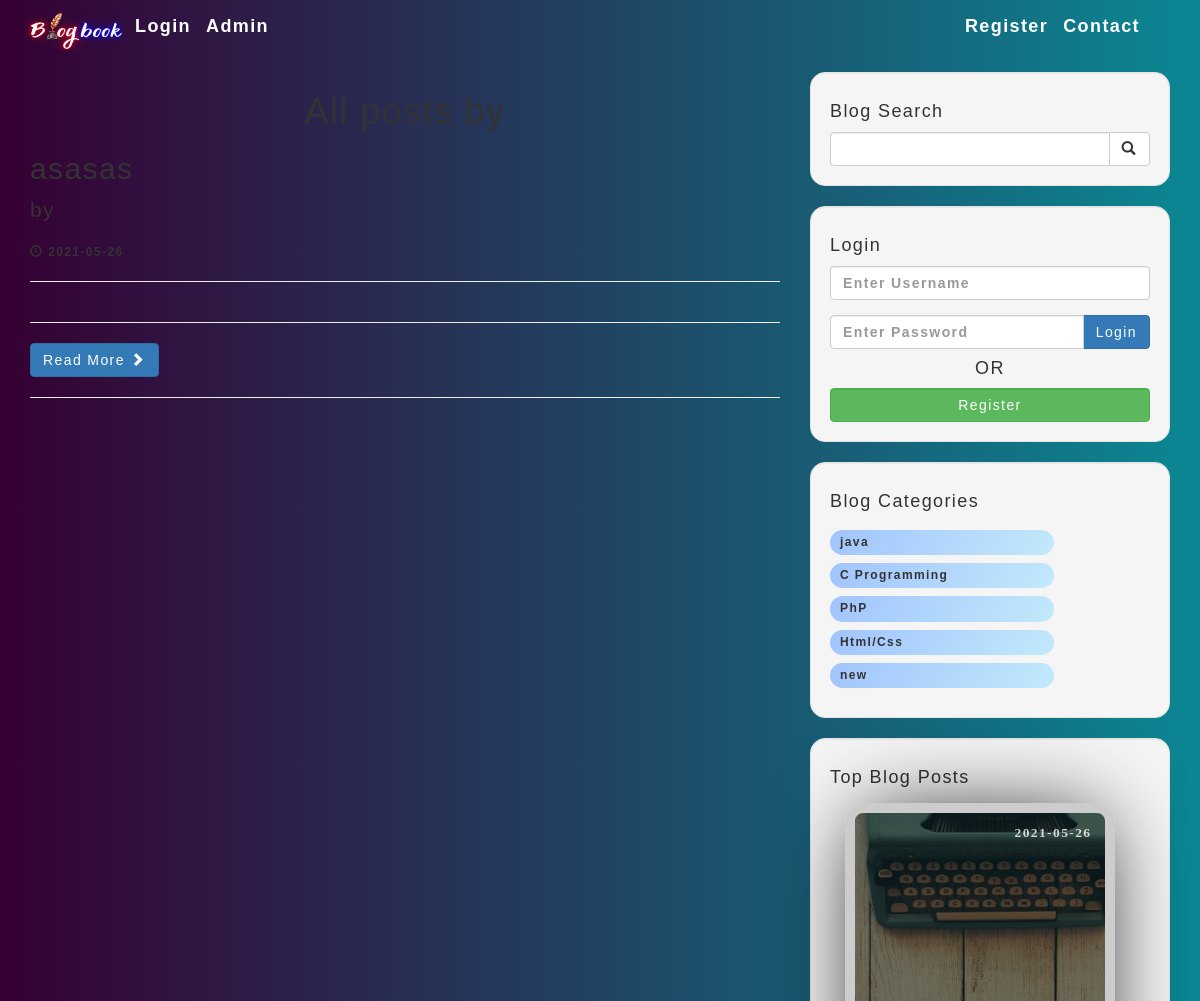
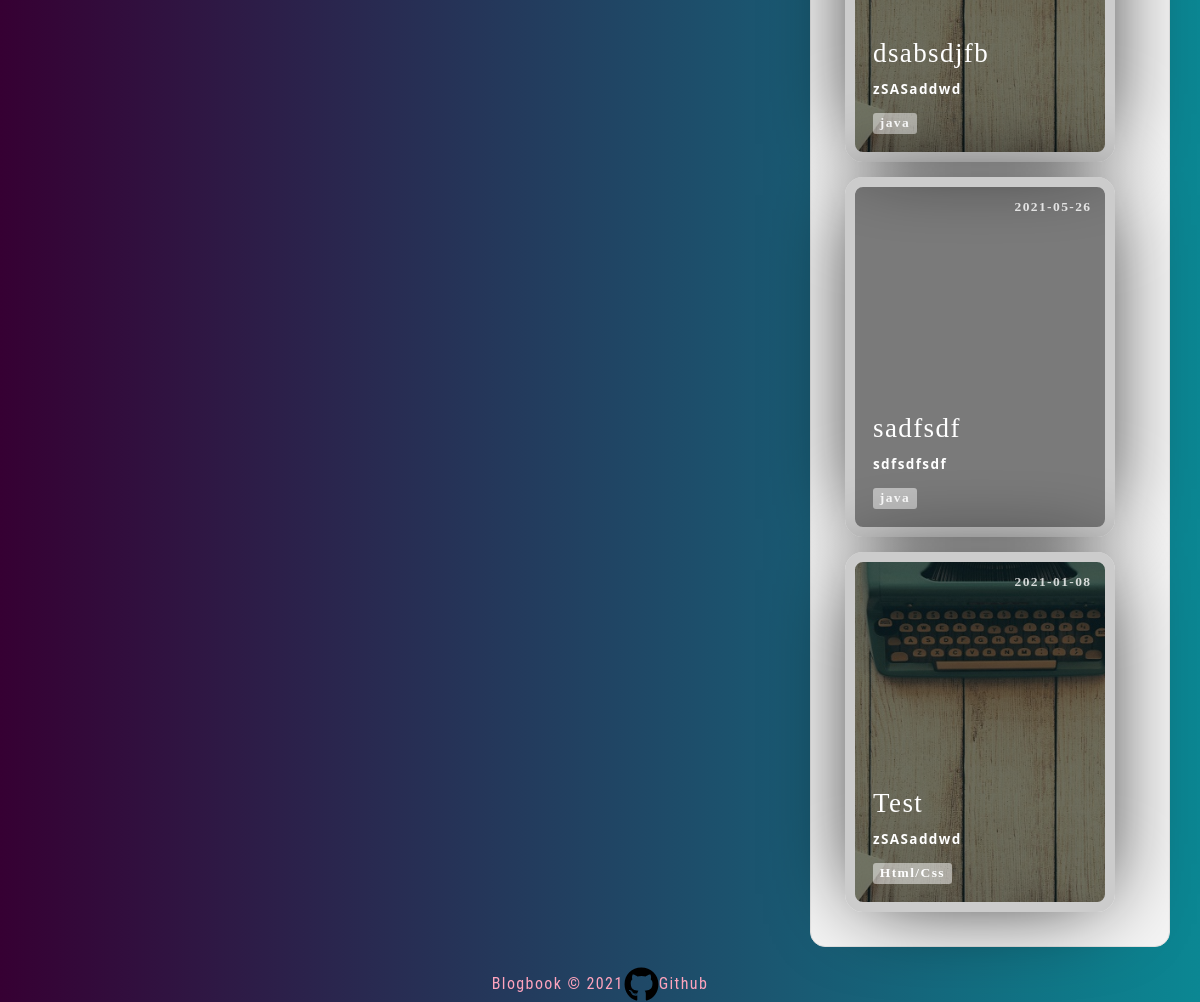
/author_posts.php, run on the app's committed database (2 pictures, top to bottom).
### tables this page shows
CREATE TABLE `posts` (
  `post_id` int(3) NOT NULL,
  `post_category_id` int(3) NOT NULL,
  `post_title` varchar(255) NOT NULL,
  `post_author` varchar(255) NOT NULL,
  `author_id` int(255) NOT NULL,
  `post_date` date NOT NULL,
  `post_image` text NOT NULL,
  `post_content` mediumtext NOT NULL,
  `post_tags` varchar(255) NOT NULL,
  `post_comment_count` int(255) NOT NULL,
  `post_status` varchar(255) NOT NULL DEFAULT 'draft',
  `post_views_count` int(255) NOT NULL
);

CREATE TABLE `categories` (
  `cat_id` int(3) NOT NULL,
  `cat_title` varchar(255) NOT NULL
);

### author_posts.php (the view, shortened to what this page needs)
<?php include "includes/db.php";?>
<?php include "includes/header.php";?>
<body>
   <?php include "includes/navigation.php"; ?>
    <div class="container">
        <div class="row">
            <div class="col-md-8">
<h1 class="text-center">All posts by <?php echo $post_author;?>  </h1>
           <?php
                $query="SELECT * FROM posts WHERE post_author='{$post_author}'";
               $select_all_posts_query=mysqli_query($connection,$query);
                    while($row=mysqli_fetch_assoc($select_all_posts_query)){
                        $post_title=$row['post_title'];
                        $post_id=$row['post_id'];
                        $post_author=$row['post_author'];
                        $post_date=$row['post_date'];
                       ?>
                <h2>
                    <a href="post.php?p_id=<?php echo $post_id;?>"><?php echo $post_title;?></a>
                </h2>
                <p class="lead">
                    by <?php echo $post_author;?>
                </p>
                <p><span class="glyphicon glyphicon-time"></span> <?php echo $post_date;?></p>
                <hr>
                <hr>
                <a class="btn btn-primary" href="post.php?p_id=<?php echo $post_id;?>">Read More <span class="glyphicon glyphicon-chevron-right"></span></a>
                <hr>
                 <?php  } ?>
            </div>
           <?php include "includes/sidebar.php";  ?>
        </div>
      <?php
include "includes/footer.php";
?>

### includes/sidebar.php (shortened to what this page needs)
<div class="col-md-4">
    <div class="well">
        <h4>Blog Search</h4>
        <form action="search.php" method="post">
            <div class="input-group">
                <input name="search" type="text" class="form-control">
                <span class="input-group-btn">
                    <button name="submit" class="btn btn-default" type="submit">
                        <span class="glyphicon glyphicon-search"></span>
                    </button>
                </span>
            </div>
        </form>
    </div>
    <div class="well logs" id="login">
        <div class="heads">
            <h4>Login</h4>
            <form action="includes/login.php" method="post" id="login_form" onsubmit="return validate_form()">
                <div class="form-group">
                    <input name="username" type="text" class="form-control" placeholder="Enter Username" id="user_name">
                </div>
                <div class="input-group">
                    <input name="password" type="password" class="form-control" placeholder="Enter Password" id="user_pass">
                    <span class="input-group-btn">
                        <button class="btn btn-primary" name="login" type="submit">
                            Login
                        </button>
                    </span>
                </div>
            </form>
            <h4 style="text-align: center;">OR</h4>
            <a href="../registration.php">
                <button class="btn btn-success form-control" name="login" type="submit" value="Register">
                    Register
                </button> </a>
        </div>
    </div>
    <?php
    $query = "SELECT DISTINCT categories.cat_id, categories.cat_title
    FROM categories
    INNER JOIN posts ON categories.cat_id=posts.post_category_id";
    $select_categories_sidebar = mysqli_query($connection, $query);
    ?>
    <div class="well " id="categories">
        <h4>Blog Categories</h4>
        <div class="row">
            <div class="col-lg-12">
                <ul class="list-unstyled">
                    <?php
                    while ($row = mysqli_fetch_assoc($select_categories_sidebar)) {
                        $cat_title = $row['cat_title'];
                        $cat_id = $row['cat_id'];
                        echo "<li   class='list-items'
                        data-aos='fade-left'
                        data-aos-delay='100'><a href='category.php?category=$cat_id'>{$cat_title}</a></li>";
                    }
                    ?>
                </ul>
            </div>
        </div>
    </div>
    <?php include "widget.php" ?>
</div>

### includes/widget.php (shortened to what this page needs)
<div class="well">
    <h4>Top Blog Posts</h4>
    <?php
    $query = "SELECT * FROM posts WHERE post_status='published'   ORDER BY post_views_count DESC LIMIT 3 ";
    $select_all_posts_query = mysqli_query($connection, $query);
    while ($row = mysqli_fetch_assoc($select_all_posts_query)) {
        $post_title = $row['post_title'];
        $post_id = $row['post_id'];
        $post_date = $row['post_date'];
        $post_image = $row['post_image'];
        $post_content = strip_tags(substr($row['post_content'], 0, 100));
        $post_status = $row['post_status'];
        $post_category_id = $row['post_category_id'];
        $query = "SELECT * FROM categories WHERE cat_id={$post_category_id}";
        $select_categories_id = mysqli_query($connection, $query);
        $cat = mysqli_fetch_assoc($select_categories_id);
        $post_category = $cat['cat_title'];
        if ($post_status == 'published') {
    ?>
            <div class="card-grid-space">
                <a class="card" href="../post.php?p_id=<?php echo $post_id; ?>" style="--bg-img: url('../images/<?php echo $post_image; ?>');margin:1.5rem;text-decoration:none;">
                    <div>
                        <h1><?php echo $post_title; ?></h1>
                        <p><?php echo $post_content; ?></p>
                        <div class="date"><?php echo $post_date; ?></div>
                        <div class="tags">
                            <div class="tag"><?php echo $post_category; ?></div>
                        </div>
                    </div>
                </a>
            </div>
    <?php  }
    } ?>

### css/styles.css (style rules this page uses)
body { font-size: 12px; }
body, button, input { font-family: "Montserrat", sans-serif; font-weight: 700; letter-spacing: 1.4px; }
:root { --color: #3c3163; --transition-time: 0.5s; }
* { box-sizing: border-box; }
body { margin: 0; min-height: 100vh; }
a { color: inherit; }
.card { font-family: "Heebo"; --bg-filter-opacity: 0.5; background-image: linear-gradient( rgba(0, 0, 0, var(--bg-filter-opacity)), rgba(0, 0, 0, var(--bg-filter-opacity)) ), var(--bg-img); height: 20em; width: 15em; font-size: 1.5em; color: white; border-radius: 1em; padding: 1em; display: flex; align-items: flex-end; background-size: cover; background-position: center; box-shadow: 0 0 5em -1em black; transition: all, var(--transition-time); position: relative; overflow: hidden; border: 10px solid #ccc; text-decoration: none; }
.card h1 { margin: 0; font-size: 1.5em; line-height: 1.2em; }
.card p { font-size: 0.75em; font-family: "Open Sans"; margin-top: 0.5em; line-height: 2em; }
.card .tags { display: flex; }
.card .tags .tag { font-size: 0.75em; background: rgba(255, 255, 255, 0.5); border-radius: 0.3rem; padding: 0 0.5em; margin-right: 0.5em; line-height: 1.5em; transition: all, var(--transition-time); }
.card .date { position: absolute; top: 0; right: 0; font-size: 0.75em; padding: 1em; line-height: 1em; opacity: 0.8; }
.card:before, .card:after { content: ""; transform: scale(0); transform-origin: top left; border-radius: 50%; position: absolute; left: -50%; top: -50%; z-index: -5; transition: all, var(--transition-time); transition-timing-function: ease-in-out; }
.card:before { background: #ddd; width: 250%; height: 250%; }
.card:after { background: white; width: 200%; height: 200%; }
div { border-radius: 20px; }
.well { border-radius: 15px; }
.list-items { background: linear-gradient(120deg, #a1c4fd 0%, #c2e9fb 100%); padding: 0.4rem 1rem; margin: 0.8rem 0; border-radius: 3rem; width: 70%; display: flex; justify-content: space-between; }
html { scroll-behavior: smooth; }

### includes/header.php (style rules this page uses)
body { background: linear-gradient(to right, #360033 0%, #0b8793 100%); font-size: 12px; }

### data on the page
posts: post_title "asasas", post_date "2021-05-26"
categories: cat_title "java"
categories: cat_title "C Programming"
categories: cat_title "PhP"
categories: cat_title "Html/Css"
categories: cat_title "new"
posts: post_image (picture), post_title "dsabsdjfb", post_content "zSASaddwd", post_date "2021-05-26", categories.cat_title "java"
posts: post_title "sadfsdf", post_content "sdfsdfsdf", post_date "2021-05-26", categories.cat_title "java"
posts: post_image (picture), post_title "Test", post_content "zSASaddwd", post_date "2021-01-08", categories.cat_title "Html/Css"
